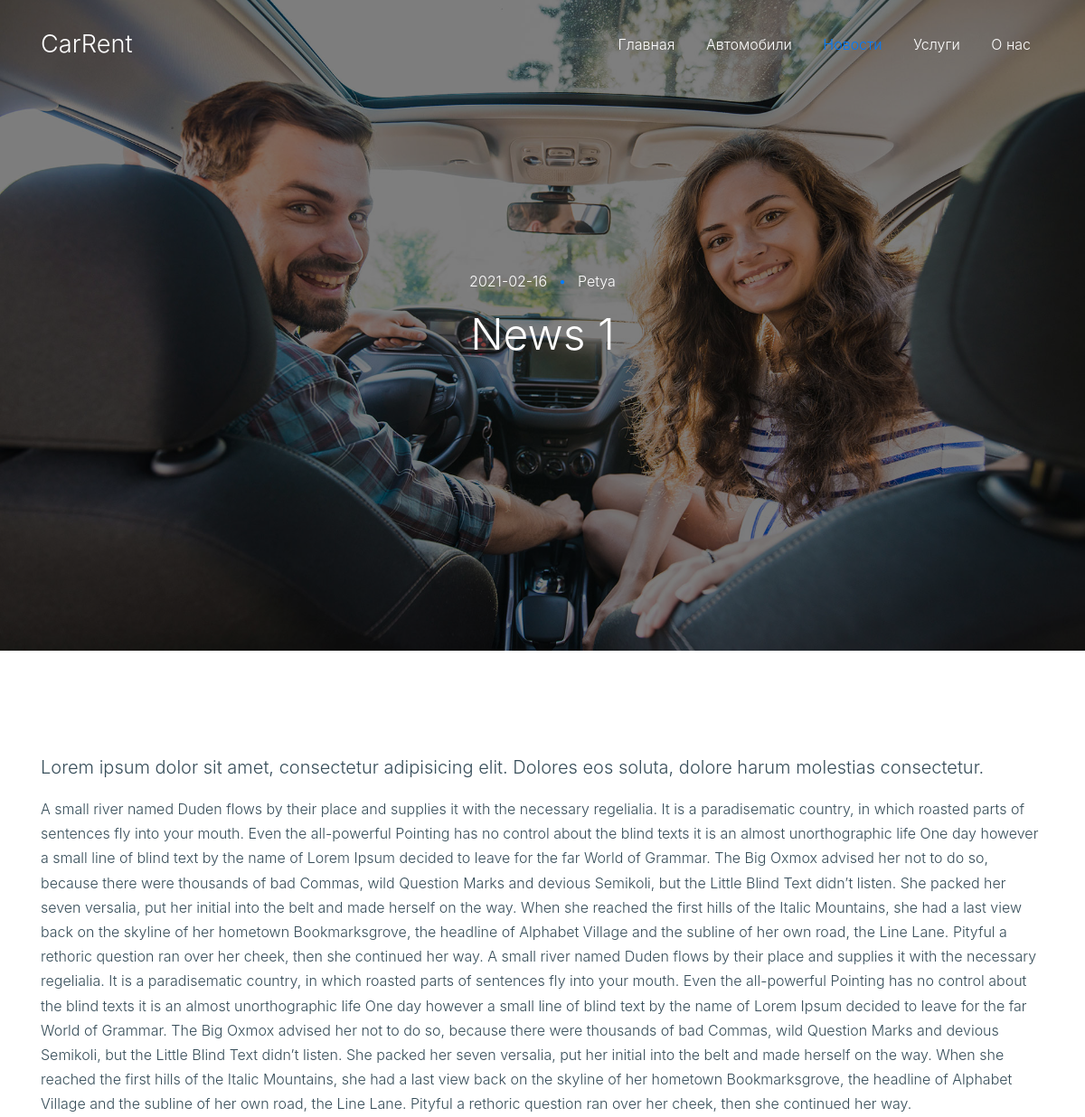
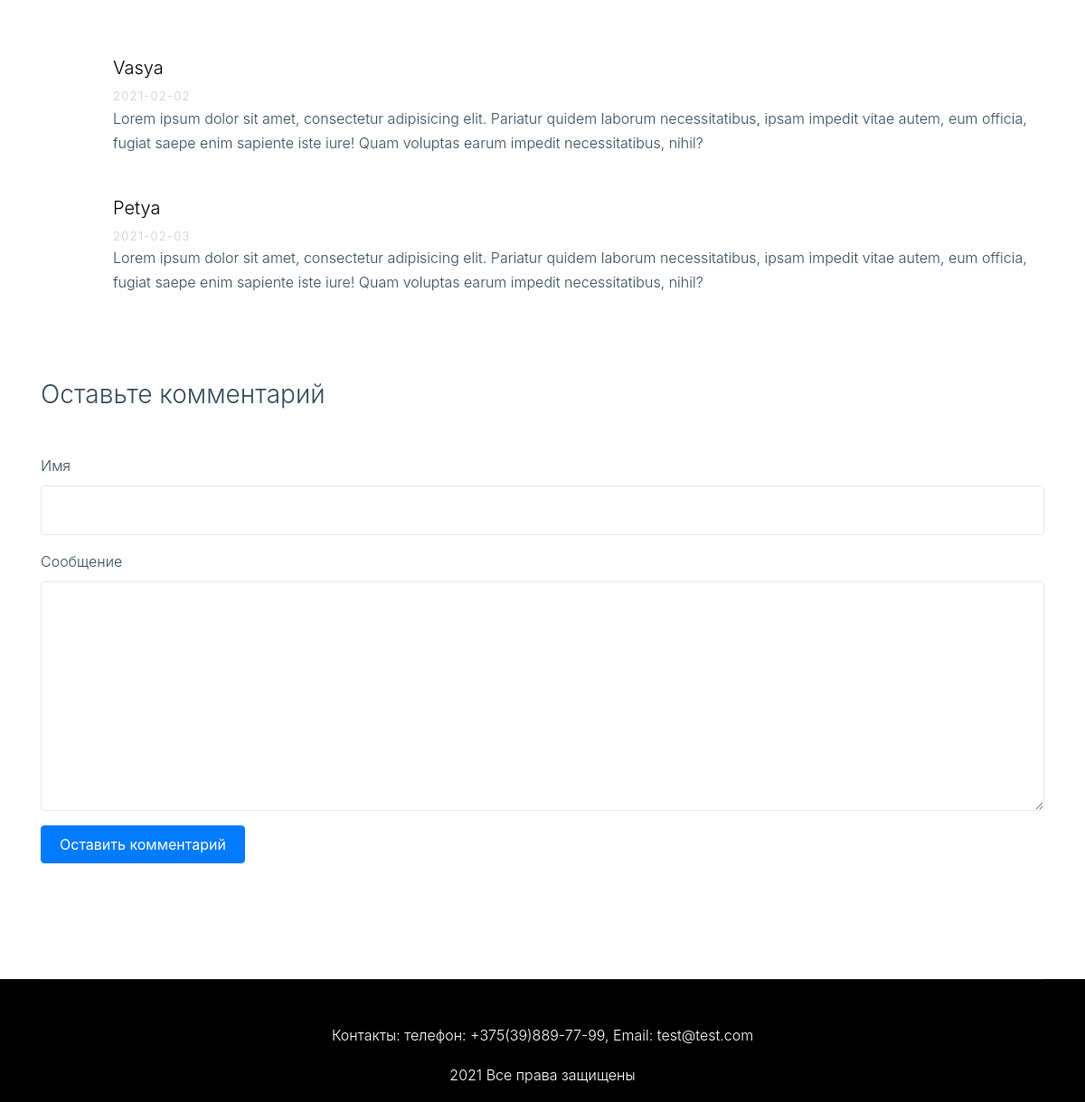
The page /single/index/1 on the database its author committed (2 pictures, top to bottom).
### tables this page shows
CREATE TABLE `news` (
  `id` int(11) NOT NULL,
  `title` varchar(255) NOT NULL,
  `text` text NOT NULL,
  `detail` text NOT NULL,
  `date` date NOT NULL,
  `author` varchar(255) NOT NULL,
  `img` varchar(255) NOT NULL
);

CREATE TABLE `comments` (
  `id` int(11) NOT NULL,
  `name` varchar(255) NOT NULL,
  `text` text NOT NULL,
  `date` date NOT NULL,
  `id_news` int(11) NOT NULL
);

### public/index.php (called while the page is built, shortened)
<?php
$qStr = ($_SERVER['QUERY_STRING']);
spl_autoload_register(function ($class){
    $class = '../' . str_replace('\\', '/', $class) . '.php';
});
Router::dispatch($qStr);

### config/db.php (called while the page is built)
<?php
return [
    'dsn' => 'mysql:host=localhost;dbname=final',
    'user' => 'root',
    'pass' => 'root'
];

### app/controllers/SingleController.php (called while the page is built, shortened)
<?php
class SingleController extends AppController
{
    public function indexAction()
    {
        $id = intval($this->rout['id']);
        $single = new Single();
        $com = new Comments();
        $result = $single->findOne($id);
        $arrCom = $com->findOne($id, 'id_news');
    }
}

### app/views/Single/index.php (the view, shortened to what this page needs)
<?if(!empty($detail)):?>
<div class="ftco-blocks-cover-1">
    <div class="ftco-cover-1 innerpage overlay" style="background-image: url('/images/hero_2.jpg')">
        <div class="container">
            <div class="row align-items-center justify-content-center">
                <div class="col-lg-6 text-center">
                    <span class="d-block mb-3 text-white"><?=$detail['date']?> <span class="mx-2 text-primary">&bullet;</span> <?=$detail['author']?></span>
                    <h1 class="mb-4"><?=$detail['title']?></h1>
                </div>
            </div>
        </div>
    </div>
</div>
<div class="site-section">
    <div class="container">
        <div class="row">
            <div class="col-md-12 blog-content">
                <p class="lead"><?=$detail['text']?></p>
                <p><?=$detail['detail']?></p>
                <div class="pt-5">
                    <ul class="comment-list">
                        <?foreach ($com as $arrCom):?>
                        <li class="comment">
                            <div class="comment-body">
                                <h3><?=$arrCom['name']?></h3>
                                <div class="meta"><?=$arrCom['date']?></div>
                                <p><?=$arrCom['text']?></p>
                            </div>
                        </li>
                        <?endforeach;?>
                    </ul>
                    <div class="comment-form-wrap pt-5">
                        <h3 class="mb-5">Оставьте комментарий</h3>
                        <form action="#" class="" method="post" id="commentForm">
                            <div class="form-group">
                                <label for="name">Имя</label>
                                <input type="text" class="form-control" id="name" name="name">
                            </div>
                            <div class="form-group">
                                <label for="message">Сообщение</label>
                                <textarea name="text" id="message" cols="30" rows="10" class="form-control"></textarea>
                            </div>
                            <div class="form-group">
                                <input name="sub" id="sub" type="button" value="Оставить комментарий" class="btn btn-primary btn-md text-white">
                            </div>
                        </form>
                    </div>
                </div>
            </div>
        </div>
    </div>
</div>
<?else:?>
    <p>
        Такой новости не существует
    </p>
<?endif;?>

### public/css/style.css (style rules this page uses)
html { overflow-x: hidden; }
body { line-height: 1.7; color: #364d59 !important; font-weight: 300; font-size: 1rem; }
h1, h2, h3, h4, h5, .h1, .h2, .h3, .h4, .h5 { font-weight: 300; color: #364d59; }
.form-control { height: 55px; background: #fff !important; font-family: "DM Sans", -apple-system, BlinkMacSystemFont, "Segoe UI", Roboto, "Helvetica Neue", Arial, "Noto Sans", sans-serif, "Apple Color Emoji", "Segoe UI Emoji", "Segoe UI Symbol", "Noto Color Emoji"; }
.site-section { padding: 2.5em 0; }
@media (min-width: 768px) { .site-section { padding: 5em 0; } }
.site-section { padding: 7rem 0; }
.form-control { border: none; border: 1px solid #e6e6e6; }
.comment-form-wrap { clear: both; }
.comment-list { padding: 0; margin: 0; }
.comment-list li { padding: 0; margin: 0 0 30px 0; float: left; width: 100%; clear: both; list-style: none; }
.comment-list li .comment-body { float: right; width: calc(100% - 80px); }
.comment-list li .comment-body h3 { font-size: 20px; color: #000; }
.comment-list li .comment-body .meta { text-transform: uppercase; font-size: 13px; letter-spacing: .1em; color: #ccc; }
.btn-md { padding: 8px 20px; }
.ftco-cover-1 { background-size: cover; background-position: center center; background-repeat: no-repeat; }
.ftco-cover-1, .ftco-cover-1 .container > .row { height: 100vh; min-height: 900px; }
.ftco-cover-1.innerpage, .ftco-cover-1.innerpage .container > .row { height: 90vh; min-height: 700px; }
.ftco-cover-1 > .container { position: relative; }
.ftco-cover-1.overlay { position: relative; }
.ftco-cover-1.overlay:before { content: ""; position: absolute; top: 0; left: 0; right: 0; bottom: 0; opacity: .5; background: #000; }
.ftco-cover-1.overlay h1 { color: #fff; font-size: 3rem; }

### rows shown on the page
news: date "2021-02-16", author "Petya", title "News 1", text "Lorem ipsum dolor sit amet, consectetur adipisicing elit. Dolores eos soluta, dolore harum molestias consectetur.", detail "A small river named Duden flows by their place and supplies it with the necessary regelialia. It is a paradisematic country, in which roasted parts of sentences fly into your mouth. Even the all-powerful Pointing has no control about the blind texts it is an almost unorthographic life One day however a small line of blind text by the name of Lorem Ipsum decided to leave for the far World of Grammar. The Big Oxmox advised her not to do so, because there were thousands of bad Commas, wild Question Marks and devious Semikoli, but the Little Blind Text didn’t listen. She packed her seven versalia, put her initial into the belt and made herself on the way. When she reached the first hills of the…"
comments: name "Vasya", date "2021-02-02", text "Lorem ipsum dolor sit amet, consectetur adipisicing elit. Pariatur quidem laborum necessitatibus, ipsam impedit vitae autem, eum officia, fugiat saepe enim sapiente iste iure! Quam voluptas earum impedit necessitatibus, nihil?"
comments: name "Petya", date "2021-02-03", text "Lorem ipsum dolor sit amet, consectetur adipisicing elit. Pariatur quidem laborum necessitatibus, ipsam impedit vitae autem, eum officia, fugiat saepe enim sapiente iste iure! Quam voluptas earum impedit necessitatibus, nihil?"
